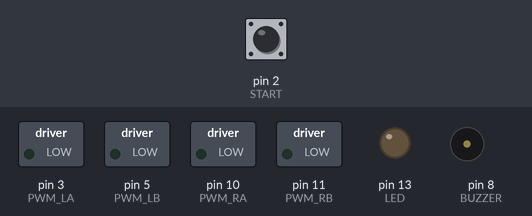
Simulated run of this sketch. Board: Arduino Nano, built with avr-gcc and run on an emulated ATmega328P. Parts: switched loads named in the sketch (green lamp = pin HIGH), output pins drawn as LEDs (lit = HIGH), buzzer (waves = sounding). Dashed ring = blinking. The test bench sets the inputs (shaded band); at power-on: pin 2 (START) HIGH.

Above: at 5.2 s.
5.3 s: pin 2 (START) pulled LOW for 0.15 s
At 6.0 s:
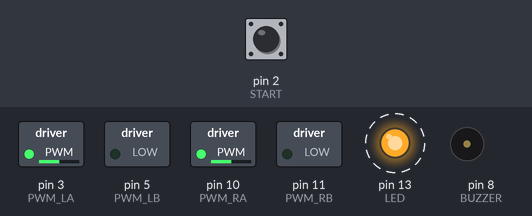
At 8.1 s:
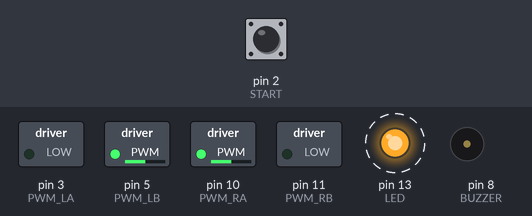
Timing chart, 0 to 14.4 s (numbered marks = the images above; inputs shaded):
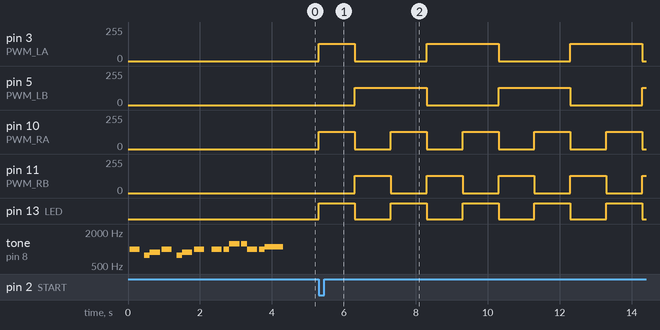

Measured:
- after the input at 5.3 s, pin 3 (PWM_LA): 0/255 → 128/255 at once, then repeats every 4.0 s: 0/255 2.0 s, 128/255 2.0 s; pin 5 (PWM_LB): alternates 128/255 for 2.0 s and 0/255 for 2.0 s, starting after 1.0 s

The sketch:

LinerBot_testoutput.ino
```cpp
#include "LinerBot_Maker.h"


// Define note and duration for Kolej Komuniti melody.
int melodyPitch[] = {NOTE_B5, 0, NOTE_G5, NOTE_A5, NOTE_B5, 0, NOTE_G5, NOTE_A5, NOTE_B5, 0, NOTE_B5, NOTE_B5, NOTE_DS6, NOTE_DS6, NOTE_B5, NOTE_B5, NOTE_CS6};
int melodyDuration[] = {4, 16, 8, 4, 4, 16, 8, 4, 4, 8, 4, 8, 4, 8, 4, 8, 2};


void setup() {
  Serial.begin(115200);
  LinerBot.begin();

  // Stop the robot.
  LinerBot.stop();

  // Play the Kolej Komuniti melody once.
  LinerBot.playMelody(melodyPitch, melodyDuration, 17);

  // Wait here until start button is pressed.
  while (digitalRead(START) == HIGH);
}


void loop() {


  // Turn on LED and move forward at 50% speed.
  digitalWrite(LED, HIGH);
  LinerBot.moveForward(128);
  delay(1000);

  // Turn off LED and move backward at 50% speed.
  digitalWrite(LED, LOW);
  LinerBot.moveBackward(128);
  delay(1000);

  // Turn on LED and turn left at 50% speed.
  digitalWrite(LED, HIGH);
  LinerBot.turnLeft(128);
  delay(1000);

  // Turn off LED and turn right at 50% speed.
  digitalWrite(LED, LOW);
  LinerBot.turnRight(128);
  delay(1000);


  //LinerBot.moveForward(128);

  //LinerBot.setMotorSpeed(MOTOR_L, 100);
  //LinerBot.setMotorSpeed(MOTOR_R, -100);


}
```

LinerBot_Maker.cpp
```cpp
#include <EEPROM.h>
#include "LinerBot_Maker.h"


void KKBPJLinerBot::begin(void)
{
  // Setting pin direction.
  pinMode(PWM_LA, OUTPUT);
  pinMode(PWM_LB, OUTPUT);
  pinMode(PWM_RA, OUTPUT);
  pinMode(PWM_RB, OUTPUT);

  pinMode(LED, OUTPUT);
//  pinMode(SERVO, OUTPUT);
  pinMode(BUZZER, OUTPUT);

  pinMode(START, INPUT_PULLUP);

  // Clear all ouputs.
  analogWrite(PWM_LA, 0);
  analogWrite(PWM_LB, 0);
  analogWrite(PWM_RA, 0);
  analogWrite(PWM_RB, 0);

  digitalWrite(LED, LOW);
//  digitalWrite(SERVO, LOW);
  digitalWrite(BUZZER, LOW);

  // Attach servo.
//  _servo.attach(SERVO);
}


/*
int KKBPJLinerBot::readDipSwitch(void)
{
  int adc = analogRead(MODE);
  if (adc > 933) return 0;
  if (adc > 773) return 1;
  if (adc > 658) return 2;
  if (adc > 563) return 3;
  if (adc > 487) return 4;
  if (adc > 440) return 5;
  if (adc > 400) return 6;
  return 7;
}
*/


/*
float KKBPJLinerBot::readBatteryVoltage(void)
{
  int adc = analogRead(VBATT);
  float adcVolt = (float)adc * (5.0f / 1023.0f);
  float vBatt = adcVolt * (1.0f + (10.0f / 3.9f));
  return vBatt;
}
*/


void KKBPJLinerBot::stop(void)
{
  analogWrite(PWM_LA, 0);
  analogWrite(PWM_LB, 0);
  analogWrite(PWM_RA, 0);
  analogWrite(PWM_RB, 0);
}


void KKBPJLinerBot::moveForward(int speed)
{
  analogWrite(PWM_LA, speed);
  analogWrite(PWM_LB, 0);
  analogWrite(PWM_RA, speed);
  analogWrite(PWM_RB, 0);
}


void KKBPJLinerBot::moveBackward(int speed)
{
  analogWrite(PWM_LA, 0);
  analogWrite(PWM_LB, speed);
  analogWrite(PWM_RA, 0);
  analogWrite(PWM_RB, speed);
}


void KKBPJLinerBot::turnLeft(int speed)
{
  analogWrite(PWM_LA, 0);
  analogWrite(PWM_LB, speed);
  analogWrite(PWM_RA, speed);
  analogWrite(PWM_RB, 0);
}


void KKBPJLinerBot::turnRight(int speed)
{
  analogWrite(PWM_LA, speed);
  analogWrite(PWM_LB, 0);
  analogWrite(PWM_RA, 0);
  analogWrite(PWM_RB, speed);
}


void KKBPJLinerBot::setMotorSpeed(int side, int speed)
{
  switch (side) {
    case MOTOR_L:
      int direction_L1;
      int direction_L2;
      if (speed >= 0) {
        direction_L1 = PWM_LA;
        direction_L2 = PWM_LB;
      }
      else {
        speed = -speed;
        direction_L1 = PWM_LB;
        direction_L2 = PWM_LA;
      }
      analogWrite(direction_L1, speed);
      analogWrite(direction_L2, 0);
      break;

    case MOTOR_R:
      int direction_R1;
      int direction_R2;
      if (speed >= 0) {
        direction_R1 = PWM_RA;
        direction_R2 = PWM_RB;
      }
      else {
        speed = -speed;
        direction_R1 = PWM_RB;
        direction_R2 = PWM_RA;
      }
      analogWrite(direction_R1, speed);
      analogWrite(direction_R2, 0);
      break;
  }
}


/*
void KKBPJLinerBot::setServoPosition(int position)
{
  _servo.write(position);
}
*/


void KKBPJLinerBot::playTone(int pitch, int duration)
{
  if (pitch == 0) {
    delay(duration);
    return;
  }

  long halfPeriod = 1000000L / (long)pitch / 2L;
  for (long i = 0; i < (long)duration * 1000L; i += halfPeriod * 2L) {
    digitalWrite(BUZZER, HIGH);
    delayMicroseconds(halfPeriod);
    digitalWrite(BUZZER, LOW);
    delayMicroseconds(halfPeriod);
  }
}


void KKBPJLinerBot::playMelody(const int *pitch, const int *duration, int length)
{
  for (int i = 0; i < length; i++) {
    // To calculate the note duration, take one second divided by the note type.
    // e.g. quarter note = 1000 / 4, eighth note = 1000 / 8, etc.
    int noteDuration = 1000 / duration[i];
    playTone(pitch[i], noteDuration);

    // To distinguish the notes, set a minimum time between them.
    // the note's duration + 30% seems to work well.
    int pauseBetweenNotes = noteDuration * 0.30;
    delay(pauseBetweenNotes);
  }
}


void KKBPJLinerBot::calibrateEdgeSensors(void)
{
  int minL = 1024;
  int minR = 1024;
  int maxL = 0;
  int maxR = 0;

  int timestamp = millis();

  // Loop until start button is pressed.
  do {
    // Get the minimum and maximum value.
    int tempL = analogRead(EDGE_L);
    int tempR = analogRead(EDGE_R);

    if (minL > tempL) minL = tempL;
    if (minR > tempR) minR = tempR;

    if (maxL < tempL) maxL = tempL;
    if (maxR < tempR) maxR = tempR;

    // Blink LED.
    if (millis() - timestamp > 100) {
      timestamp +=  100;
      digitalWrite(LED, !digitalRead(LED));
    }
  } while (digitalRead(START) == HIGH);
  while (digitalRead(START) == LOW);
  digitalWrite(LED, LOW);

  // Calculate and save the threshold to EEPROM.
  if (maxL > minL) {
    int threshold = ((maxL - minL) * 3 / 5) + minL;
    EEPROM.put(EEADD_EDGE_L, threshold);
  }

  if (maxR > minR) {
    int threshold = ((maxR - minR) * 3 / 5) + minR;
    EEPROM.put(EEADD_EDGE_R, threshold);
  }
}


int KKBPJLinerBot::readEdgeSensorThreshold(int side)
{
  int eepromAddress;
  if (side == EDGE_L) {
    eepromAddress = EEADD_EDGE_L;
  }
  else if (side == EDGE_R) {
    eepromAddress = EEADD_EDGE_R;
  }
  else {
    return 0;
  }

  int threshold;
  EEPROM.get(eepromAddress, threshold);

  // Use default value if the value in EEPROM is invalid.
  if ((threshold <= 0) || (threshold >= 1023)) {
    threshold = DEFAULT_EDGE_THRESHOLD;
  }

  return threshold;
}


bool KKBPJLinerBot::isEdgeDetected(int side)
{
  if (analogRead(side) < readEdgeSensorThreshold(side)) {
    return true;
  }
  else {
    return false;
  }
}


// Static instance.
KKBPJLinerBot LinerBot;
```

LinerBot_Maker.h
```cpp
#ifndef LinerBot_H
#define LinerBot_H

#include <Arduino.h>
#include <Servo.h>


// Pin Assignment.
#define PWM_LA  3
#define PWM_LB  5
#define PWM_RA  10
#define PWM_RB  11

#define LED     13
//#define SERVO   9
#define BUZZER  8

#define OPP_FC  A3
#define OPP_FL  A2
#define OPP_FR  A4
#define OPP_L   A1
#define OPP_R   A5

#define START   2
//#define GPIO1   0
//#define GPIO2   1

#define EDGE_L  A6
#define EDGE_R  A7

#define POT     A0
//#define MODE    6
//#define VBATT   7


// Constant.
#define MOTOR_L   0
#define MOTOR_R   1


// Default value for edge sensors threshold if not calibrated.
#define DEFAULT_EDGE_THRESHOLD  800


// EEPROM Address.
#define EEADD_EDGE_L  0
#define EEADD_EDGE_R  (EEADD_EDGE_L + sizeof(int))


// Melody pitches.
#define NOTE_B0  31
#define NOTE_C1  33
#define NOTE_CS1 35
#define NOTE_D1  37
#define NOTE_DS1 39
#define NOTE_E1  41
#define NOTE_F1  44
#define NOTE_FS1 46
#define NOTE_G1  49
#define NOTE_GS1 52
#define NOTE_A1  55
#define NOTE_AS1 58
#define NOTE_B1  62
#define NOTE_C2  65
#define NOTE_CS2 69
#define NOTE_D2  73
#define NOTE_DS2 78
#define NOTE_E2  82
#define NOTE_F2  87
#define NOTE_FS2 93
#define NOTE_G2  98
#define NOTE_GS2 104
#define NOTE_A2  110
#define NOTE_AS2 117
#define NOTE_B2  123
#define NOTE_C3  131
#define NOTE_CS3 139
#define NOTE_D3  147
#define NOTE_DS3 156
#define NOTE_E3  165
#define NOTE_F3  175
#define NOTE_FS3 185
#define NOTE_G3  196
#define NOTE_GS3 208
#define NOTE_A3  220
#define NOTE_AS3 233
#define NOTE_B3  247
#define NOTE_C4  262
#define NOTE_CS4 277
#define NOTE_D4  294
#define NOTE_DS4 311
#define NOTE_E4  330
#define NOTE_F4  349
#define NOTE_FS4 370
#define NOTE_G4  392
#define NOTE_GS4 415
#define NOTE_A4  440
#define NOTE_AS4 466
#define NOTE_B4  494
#define NOTE_C5  523
#define NOTE_CS5 554
#define NOTE_D5  587
#define NOTE_DS5 622
#define NOTE_E5  659
#define NOTE_F5  698
#define NOTE_FS5 740
#define NOTE_G5  784
#define NOTE_GS5 831
#define NOTE_A5  880
#define NOTE_AS5 932
#define NOTE_B5  988
#define NOTE_C6  1047
#define NOTE_CS6 1109
#define NOTE_D6  1175
#define NOTE_DS6 1245
#define NOTE_E6  1319
#define NOTE_F6  1397
#define NOTE_FS6 1480
#define NOTE_G6  1568
#define NOTE_GS6 1661
#define NOTE_A6  1760
#define NOTE_AS6 1865
#define NOTE_B6  1976
#define NOTE_C7  2093
#define NOTE_CS7 2217
#define NOTE_D7  2349
#define NOTE_DS7 2489
#define NOTE_E7  2637
#define NOTE_F7  2794
#define NOTE_FS7 2960
#define NOTE_G7  3136
#define NOTE_GS7 3322
#define NOTE_A7  3520
#define NOTE_AS7 3729
#define NOTE_B7  3951
#define NOTE_C8  4186
#define NOTE_CS8 4435
#define NOTE_D8  4699
#define NOTE_DS8 4978


// Class.
class KKBPJLinerBot
{
  public:
    void begin(void);
//    int readDipSwitch(void);
//    float readBatteryVoltage(void);
    void stop(void);
    void moveForward(int speed);
    void moveBackward(int speed);
    void turnLeft(int speed);
    void turnRight(int speed);
    void setMotorSpeed(int side, int speed);
//    void setServoPosition(int position);
    void playTone(int pitch, int duration);
    void playMelody(const int *pitch, const int *duration, int length);
    void calibrateEdgeSensors(void);
    int readEdgeSensorThreshold(int side);
    bool isEdgeDetected(int side);

  protected:
    Servo _servo;
};


// Static instance.
extern KKBPJLinerBot LinerBot;


#endif
```
